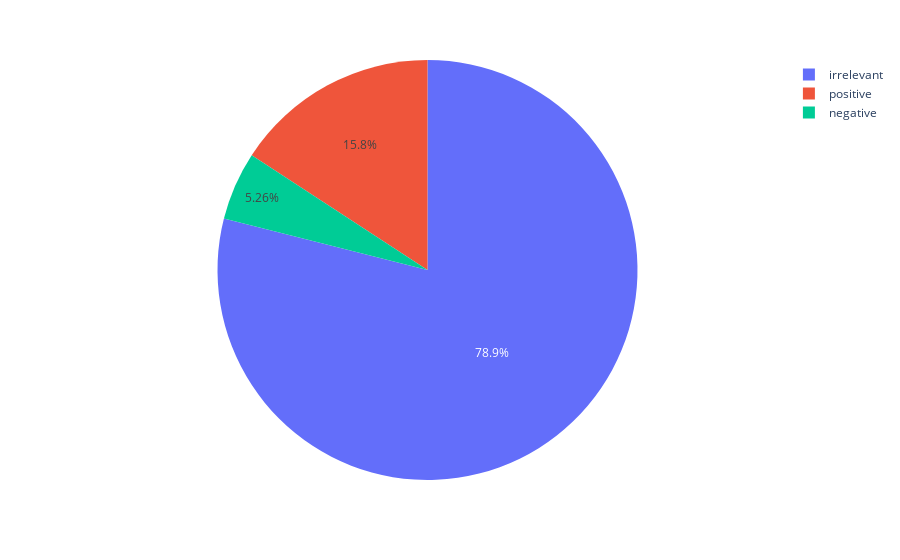
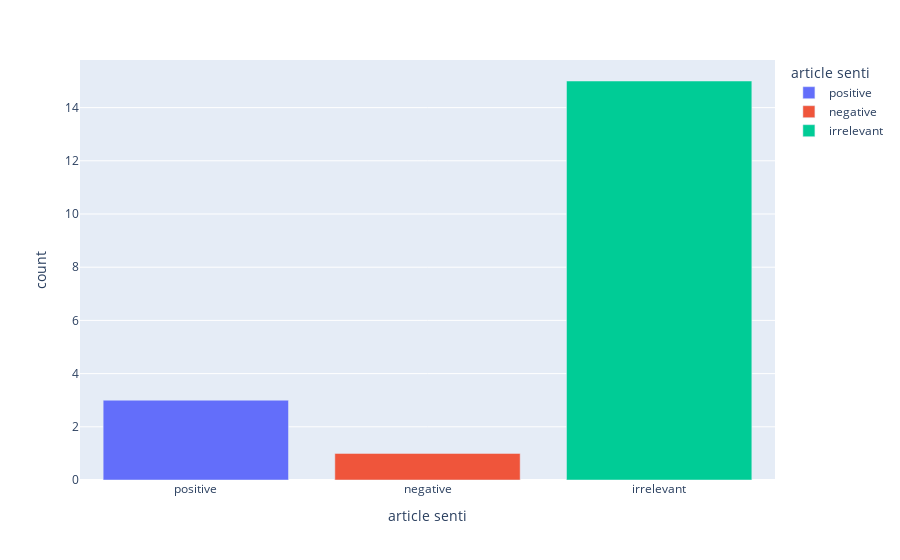

The code cell stored with these charts, in order, in its notebook:
### Markdown cell above
### 4. Visualisation

### Code cell
# Create a Pie Chart
my_articles_count_pie = px.pie(my_articles_count_pos, values='count', names='article senti')

# Create a bar chart 
my_articles_count_bar = px.bar(my_articles_count_pos, x='article senti', y='count', color='article senti')

# Visualize
my_articles_count_pie.show()
my_articles_count_bar.show()

### Figure 1 — Plotly figure (JSON) as saved in the notebook; plotly's stock layout.template omitted (floating-point values rounded to 4 significant figures)
{"data": [{"domain": {"x": [0, 1], "y": [0, 1]}, "hovertemplate": "article senti=%{label}<br>count=%{value}<extra></extra>", "labels": ["positive", "negative", "irrelevant"], "legendgroup": "", "name": "", "showlegend": true, "type": "pie", "values": [3, 1, 15]}], "layout": {"autosize": true, "legend": {"tracegroupgap": 0}, "margin": {"t": 60}}}

### Figure 2 — Plotly figure (JSON) as saved in the notebook; plotly's stock layout.template omitted (floating-point values rounded to 4 significant figures)
{"data": [{"alignmentgroup": "True", "hovertemplate": "article senti=%{x}<br>count=%{y}<extra></extra>", "legendgroup": "positive", "marker": {"color": "#636efa", "pattern": {"shape": ""}}, "name": "positive", "offsetgroup": "positive", "orientation": "v", "showlegend": true, "textposition": "auto", "type": "bar", "x": ["positive"], "xaxis": "x", "y": [3], "yaxis": "y"}, {"alignmentgroup": "True", "hovertemplate": "article senti=%{x}<br>count=%{y}<extra></extra>", "legendgroup": "negative", "marker": {"color": "#EF553B", "pattern": {"shape": ""}}, "name": "negative", "offsetgroup": "negative", "orientation": "v", "showlegend": true, "textposition": "auto", "type": "bar", "x": ["negative"], "xaxis": "x", "y": [1], "yaxis": "y"}, {"alignmentgroup": "True", "hovertemplate": "article senti=%{x}<br>count=%{y}<extra></extra>", "legendgroup": "irrelevant", "marker": {"color": "#00cc96", "pattern": {"shape": ""}}, "name": "irrelevant", "offsetgroup": "irrelevant", "orientation": "v", "showlegend": true, "textposition": "auto", "type": "bar", "x": ["irrelevant"], "xaxis": "x", "y": [15], "yaxis": "y"}], "layout": {"autosize": true, "barmode": "relative", "legend": {"title": {"text": "article senti"}, "tracegroupgap": 0}, "margin": {"t": 60}, "xaxis": {"anchor": "y", "autorange": true, "categoryarray": ["positive", "negative", "irrelevant"], "categoryorder": "array", "domain": [0, 1], "range": [-0.5, 2.5], "title": {"text": "article senti"}, "type": "category"}, "yaxis": {"anchor": "x", "autorange": true, "domain": [0, 1], "range": [0, 15.79], "title": {"text": "count"}, "type": "linear"}}}
